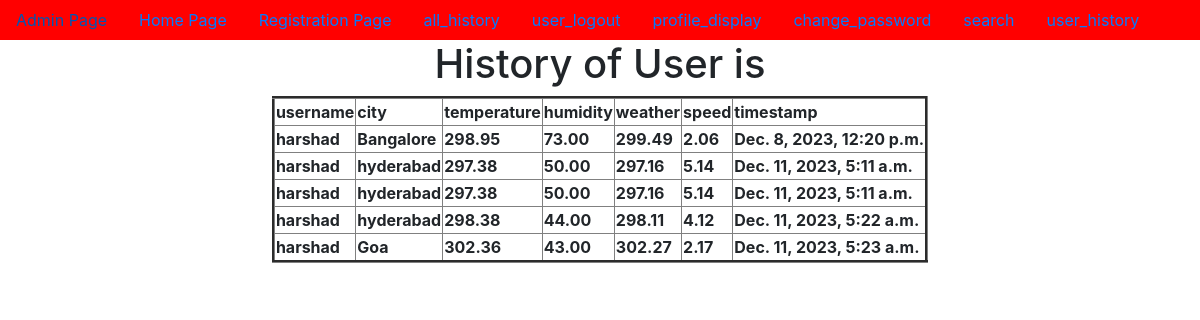
The app's page /user_history/ (signed in) with its own data.
### app/models.py (models this page shows, shortened)
class WeatherData(models.Model):
    username=models.ForeignKey(User,on_delete=models.CASCADE,default=0)
    city = models.CharField(max_length=100)
    temperature = models.DecimalField(max_digits=5, decimal_places=2)
    humidity = models.DecimalField(max_digits=5, decimal_places=2)
    weather=models.CharField(max_length=10,default=0)
    speed=models.CharField(max_length=10,default=0)
    timestamp = models.DateTimeField(auto_now_add=True)

### app/views.py (the view)
# urls.py: path('user_history/',user_history,name='user_history'),
@login_required
def user_history(request):
    username=request.session['username']
    UO=User.objects.get(username=username)
    LWO=WeatherData.objects.filter(username=UO)
    d={'LWO':LWO}
    return render(request,'user_history.html',d)

### templates/user_history.html (shortened to what this page needs)
{% extends 'dummy.html' %}
{% block body_block %}
<h1>History of User is </h1>
    <table border="3px">
        <tr><th>username</th>
            <th>city</th>
            <th>temperature</th>
            <th>humidity</th>
            <th>weather</th>
            <th>speed</th>
            <th>timestamp</th>
        </tr>
{% for obj in LWO %}
        <tr><th>{{obj.username}}</th>
            <th>{{obj.city}}</th>
            <th>{{obj.temperature}}</th>
            <th>{{obj.humidity}}</th>
            <th>{{obj.weather}}</th>
            <th>{{obj.speed}}</th>
            <th>{{obj.timestamp}}</th>
        </tr>
{% endfor %}
    </table>
{% endblock %}

### records on screen
WeatherData: username "harshad", city "Bangalore", temperature "298.95", humidity "73.00", weather "299.49", speed "2.06", timestamp "Dec. 8, 2023, 12:20 p.m."
WeatherData: username "harshad", city "hyderabad", temperature "297.38", humidity "50.00", weather "297.16", speed "5.14", timestamp "Dec. 11, 2023, 5:11 a.m."
WeatherData: username "harshad", city "hyderabad", temperature "297.38", humidity "50.00", weather "297.16", speed "5.14", timestamp "Dec. 11, 2023, 5:11 a.m."
WeatherData: username "harshad", city "hyderabad", temperature "298.38", humidity "44.00", weather "298.11", speed "4.12", timestamp "Dec. 11, 2023, 5:22 a.m."
WeatherData: username "harshad", city "Goa", temperature "302.36", humidity "43.00", weather "302.27", speed "2.17", timestamp "Dec. 11, 2023, 5:23 a.m."
